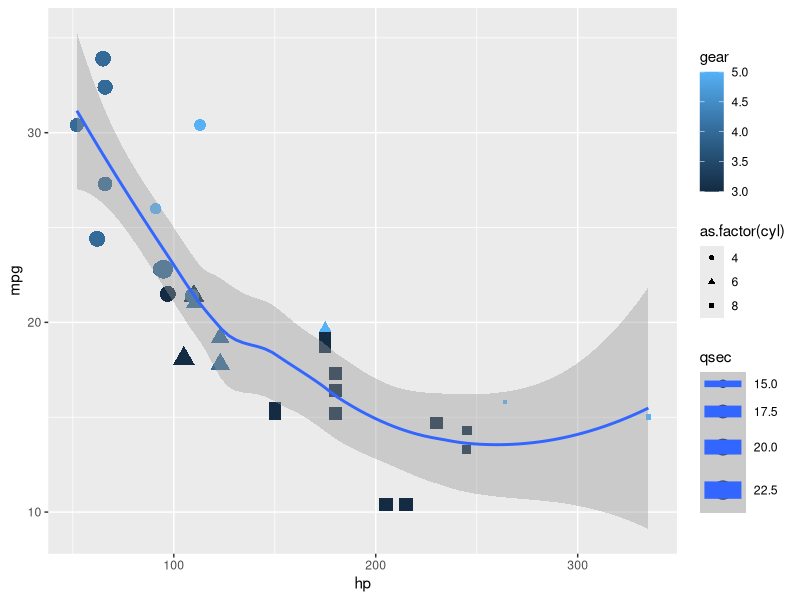
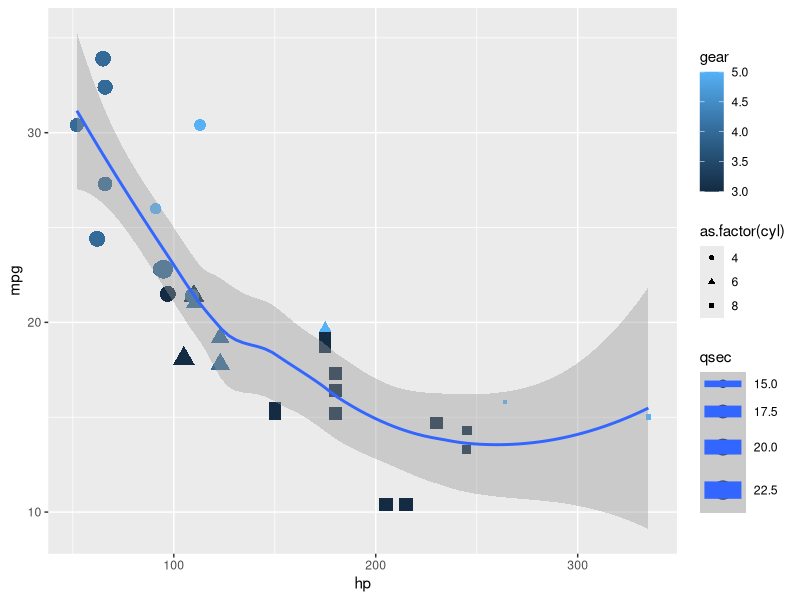

The R source for these figures, in order:
library(ggplot2)

ggplot(data = mtcars, 
       mapping = aes(x = hp, 
                     y = mpg, 
                     colour = gear,
                     size = qsec)) +
  geom_point(mapping = aes(shape = as.factor(cyl))) +
  geom_smooth()


ggsave(filename = "My_Plot.png",
       plot = last_plot())
